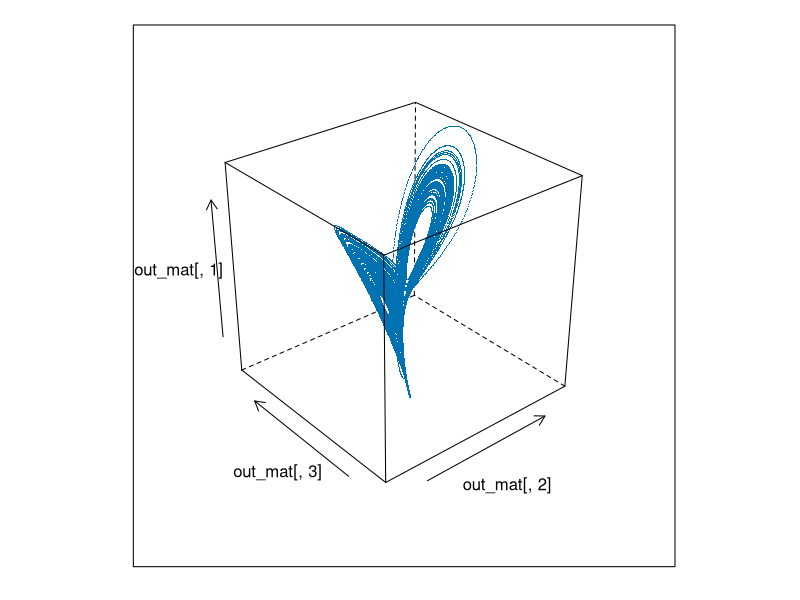
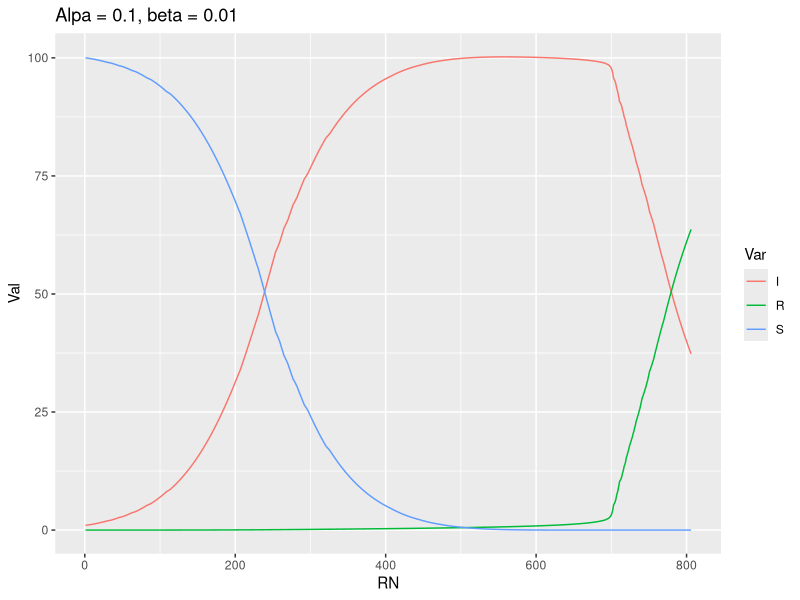
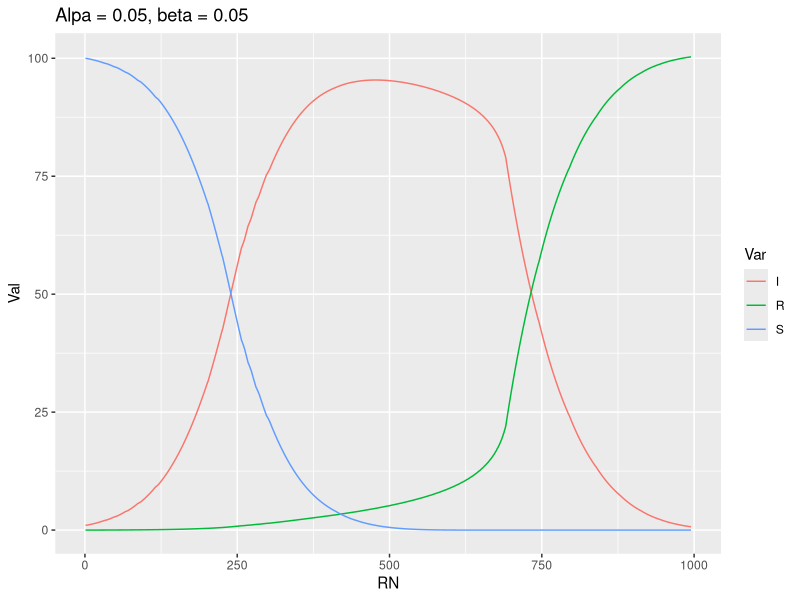
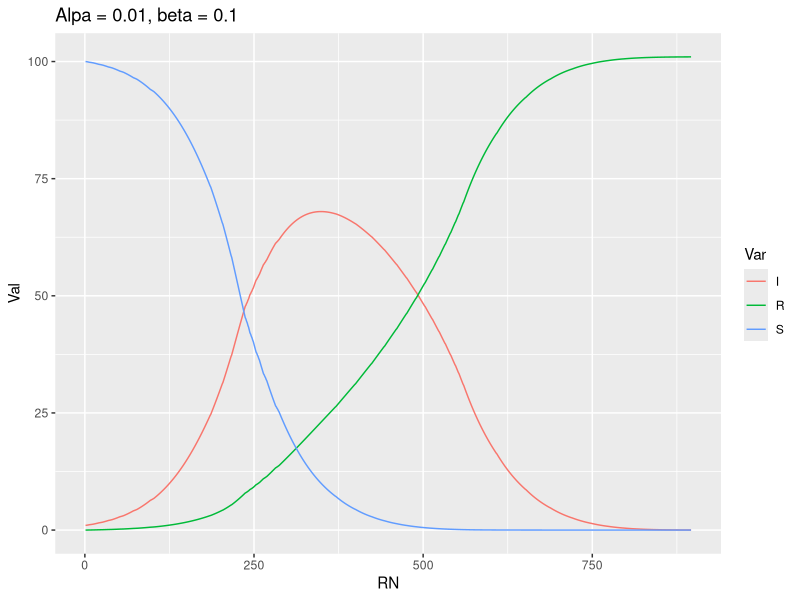

Here is the R script that generated these plots, in order:
## ---- chunk 1
knitr::opts_chunk$set(echo = TRUE,
                      fig.width = 12,
                      fig.asp = 0.7,
                      dpi = 200)
## ---- chunk 2
Q2 = function(t= NULL, y){
  c(-8/3*y[1]+y[2]*y[3], -10*(y[2]-y[3]),-y[1]*y[2]+28*y[2]-y[3])
}

RK4adapt <- function(dydt, t0, y0, t1, h0 = 1, tol = 1e-10, ...) {
  # 4-th order Runge-Kutta with adaptive step size
  # dydt(t, y, ...) gives the gradient of y(t)
  # t0 and y0 are starting conditions
  # The system is solved up to time t1. Initial step size is h0, 
  # which is adjusted so that the error in each step is approx tol.
  # Returns a list with elements t a vector giving times,
  # and y a matrix whose rows give the soltn at successive times.  
  t <- t0  # current time
  y <- y0  # current state
  h <- h0  # current step size
  t.vec <- t
  y.vec <- matrix(y, nrow=1)
  while (t < t1) {
    # RK4 using step size h
    k1 <- dydt(t, y, ...)
    k2 <- dydt(t + h/2, y + h*k1/2, ...)
    k3 <- dydt(t + h/2, y + h*k2/2, ...)
    k4 <- dydt(t + h, y + h*k3, ...)
    y1 <- y + h*(k1/6 + k2/3 + k3/3 + k4/6)
    # RK4 using two steps size h/2
    k1a <- k1
    k2a <- dydt(t + h/4, y + h/2*k1a/2, ...)
    k3a <- dydt(t + h/4, y + h/2*k2a/2, ...)
    k4a <- dydt(t + h/2, y + h/2*k3a, ...)
    y2 <- y + h/2*(k1a/6 + k2a/3 + k3a/3 + k4a/6)
    k1b <- dydt(t + h/2, y2, ...)
    k2b <- dydt(t + 3*h/4, y2 + h/2*k1b/2, ...)
    k3b <- dydt(t + 3*h/4, y2 + h/2*k2b/2, ...)
    k4b <- dydt(t + h, y2 + h/2*k3b, ...)
    y3 <- y2 + h/2*(k1b/6 + k2b/3 + k3b/3 + k4b/6)
    # update h (decrease)
    if (max(abs(y3 - y1)) > tol) {
      h <- h/2
    } else {
      # update t and y
      t <- t + h
      y <- y3 + (y3 - y1)/15
      # update h (increase)
      if (max(abs(y3 - y1)) < tol/2) h <- 3*h/2
      # record keeping
      t.vec <- c(t.vec, t)
      y.vec <- rbind(y.vec, y)
    }
  }
  return(list(t=t.vec, y=y.vec))
}

out_RK4 = RK4adapt(Q2, 0, c(1,1,1), 100, h = 0.005)

out_mat = matrix(out_RK4[[2]], ncol = 3)
lattice::cloud(out_mat[,1] ~ out_mat[,2]*out_mat[,3], pch = ".")

## ---- chunk 3
library(tidyverse)
Q3 = function(t = NULL, y, alpha, beta){
  c( alpha * y[1] * y[2] - beta * y[1], -1 * alpha * y[1]*y[2], beta*y[1])
}

#I, S, R

out_RK4 = RK4adapt(Q3, 0, c(1,100,0), 100, h = 0.05, alpha = 0.1, beta = 0.01)

data.frame(as.matrix(out_RK4[[2]], col =3)) %>% 
  mutate(RN = row_number()) %>% 
  rename(I = X1, 
        S = X2, 
        R = X3) %>%
  gather(Var, Val, 1:3) %>% 
  ggplot(aes(x = RN, y = Val, col = Var)) + 
    geom_line() +
    ggtitle('Alpa = 0.1, beta = 0.01')



out_RK4 = RK4adapt(Q3, 0, c(1,100,0), 100, h = 0.05, alpha = 0.05, beta = 0.05)

data.frame(as.matrix(out_RK4[[2]], col =3)) %>% 
  mutate(RN = row_number()) %>% 
  rename(I = X1, 
        S = X2, 
        R = X3) %>%
  gather(Var, Val, 1:3) %>% 
  ggplot(aes(x = RN, y = Val, col = Var)) + 
    geom_line() +
    ggtitle('Alpa = 0.05, beta = 0.05')
  
  
  
  
out_RK4 = RK4adapt(Q3, 0, c(1,100,0), 100, h = 0.05, alpha = 0.01, beta = 0.1)

data.frame(as.matrix(out_RK4[[2]], col =3)) %>% 
  mutate(RN = row_number()) %>% 
  rename(I = X1, 
        S = X2, 
        R = X3) %>%
  gather(Var, Val, 1:3) %>% 
  ggplot(aes(x = RN, y = Val, col = Var)) + 
    geom_line() +
    ggtitle('Alpa = 0.01, beta = 0.1')


